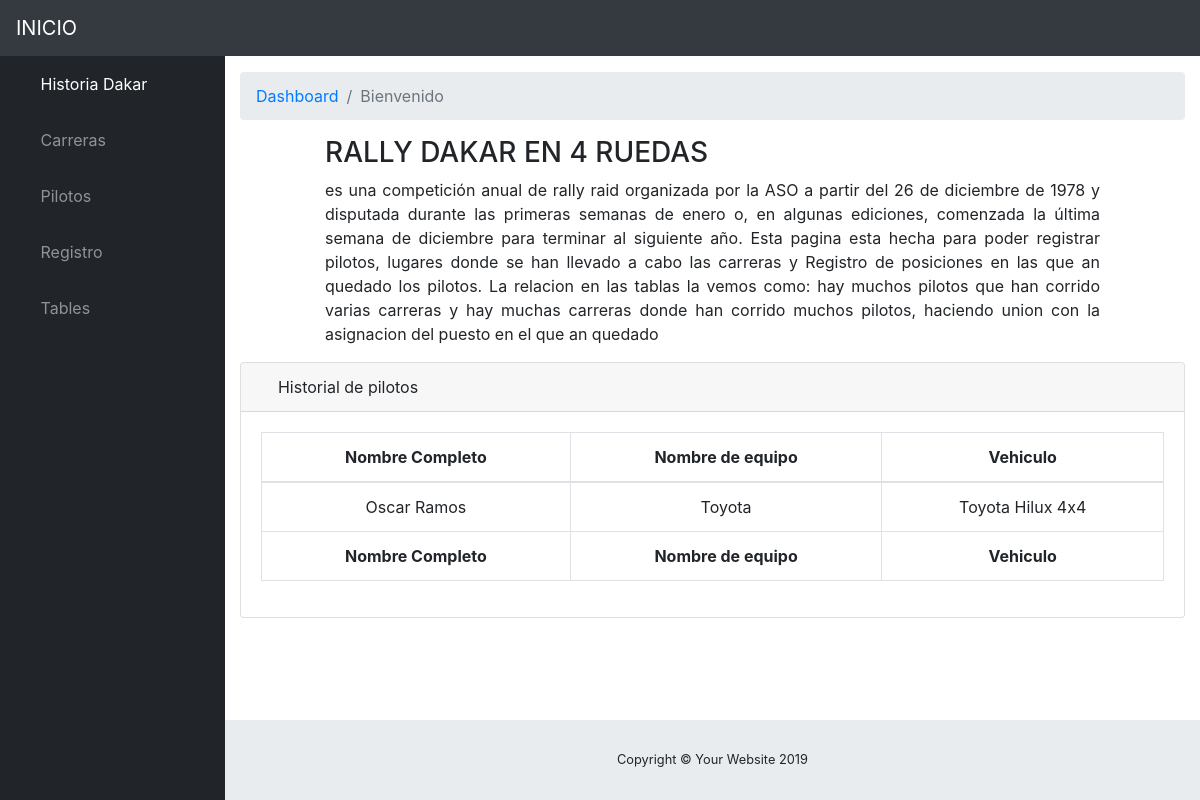
The app's page /piloto/, older data.
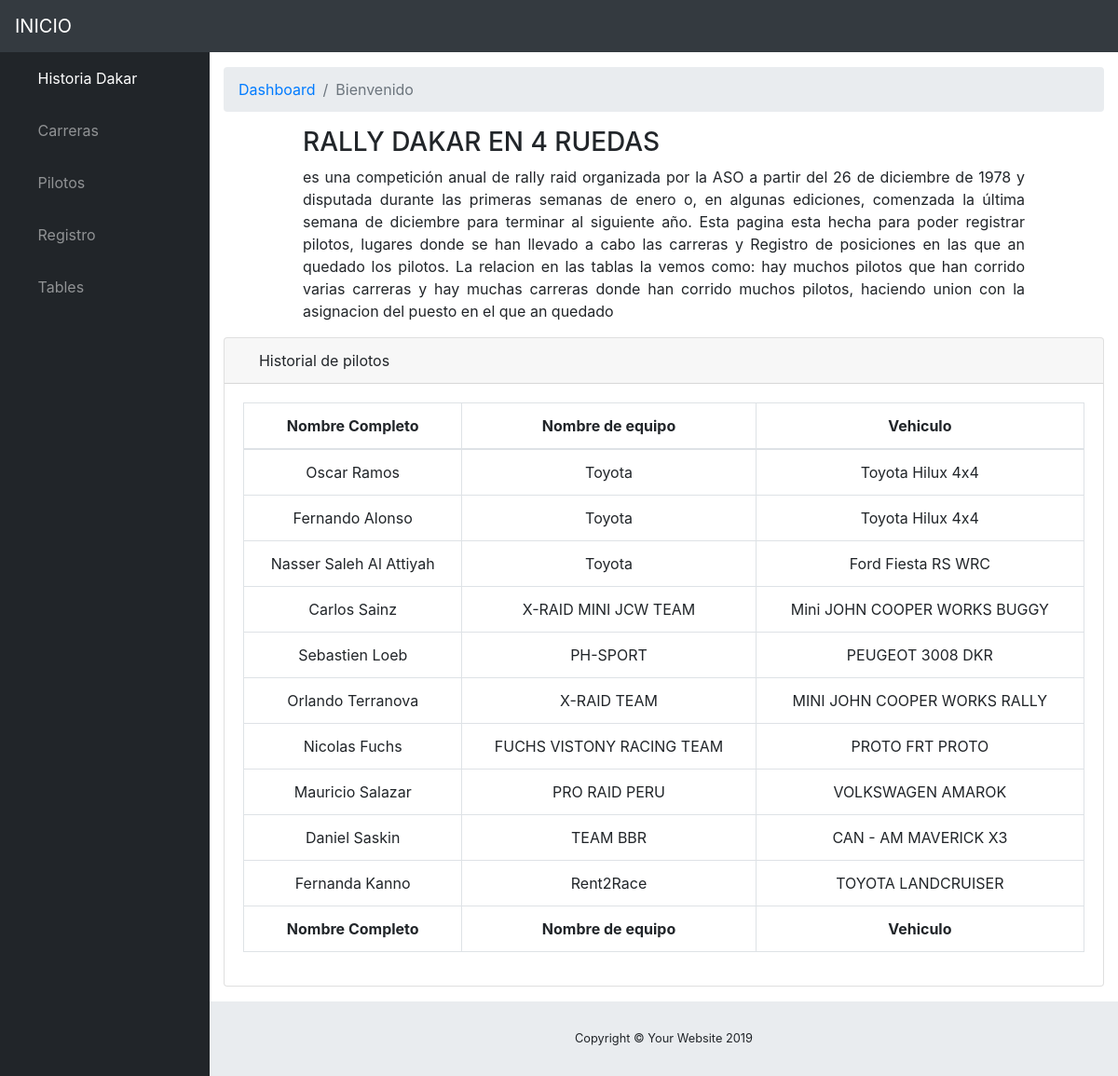
The same page, newer data.
### auto/models.py (models this page shows, shortened)
class Piloto(models.Model):
    nombre = models.CharField(max_length = 70)
    equipo = models.CharField(max_length = 90)
    vehiculo = models.CharField(max_length = 200)

### auto/views.py (the view)
# urls.py: url(r'^piloto/', views.ListaPiloto, name='ListaPiloto'),
def ListaPiloto(request):
    piloto = Piloto.objects.all
    return render(request,'piloto/listaPiloto.html',{'piloto':piloto})

### auto/templates/piloto/listaPiloto.html
{% extends 'index.html' %}
{% block content %}
<div class="card mb-3">
  <div class="card-header">
    <i class="fas fa-table"></i>
    Historial de pilotos</div>
  <div class="card-body" style="text-align: center;">
    <div class="table-responsive">
      <table class="table table-bordered" id="dataTable" width="100%" cellspacing="0" style="text-align:center;">
        <thead>
          <tr>
            <th>Nombre Completo</th>
            <th>Nombre de equipo</th>
            <th>Vehiculo</th>
          </tr>
        </thead>
        <tfoot>
          <tr>
            <th>Nombre Completo</th>
            <th>Nombre de equipo</th>
            <th>Vehiculo</th>
          </tr>
        </tfoot>
        <tbody>
          {% for a in piloto %}
          <tr>
            <td>{{a.nombre}}</td>
            <td>{{a.equipo}}</td>
            <td>{{a.vehiculo}}</td>
          </tr>
          {% endfor %}
        </tbody>
      </table>
    </div>
  </div>
</div>
</div>
{% endblock %}

Row changes from the older to the newer data that the page shows:
added Piloto: nombre "Fernando Alonso", equipo "Toyota", vehiculo "Toyota Hilux 4x4"
added Piloto: nombre "Nasser Saleh Al Attiyah", equipo "Toyota", vehiculo "Ford Fiesta RS WRC"
added Piloto: nombre "Carlos Sainz", equipo "X-RAID MINI JCW TEAM", vehiculo "Mini JOHN COOPER WORKS BUGGY"
added Piloto: nombre "Sebastien Loeb", equipo "PH-SPORT", vehiculo "PEUGEOT 3008 DKR"
added Piloto: nombre "Orlando Terranova", equipo "X-RAID TEAM", vehiculo "MINI JOHN COOPER WORKS RALLY"
added Piloto: nombre "Nicolas Fuchs", equipo "FUCHS VISTONY RACING TEAM", vehiculo "PROTO FRT PROTO"
added Piloto: nombre "Mauricio Salazar", equipo "PRO RAID PERU", vehiculo "VOLKSWAGEN AMAROK"
added Piloto: nombre "Daniel Saskin", equipo "TEAM BBR", vehiculo "CAN - AM MAVERICK X3"
added Piloto: nombre "Fernanda Kanno", equipo "Rent2Race", vehiculo "TOYOTA LANDCRUISER"
